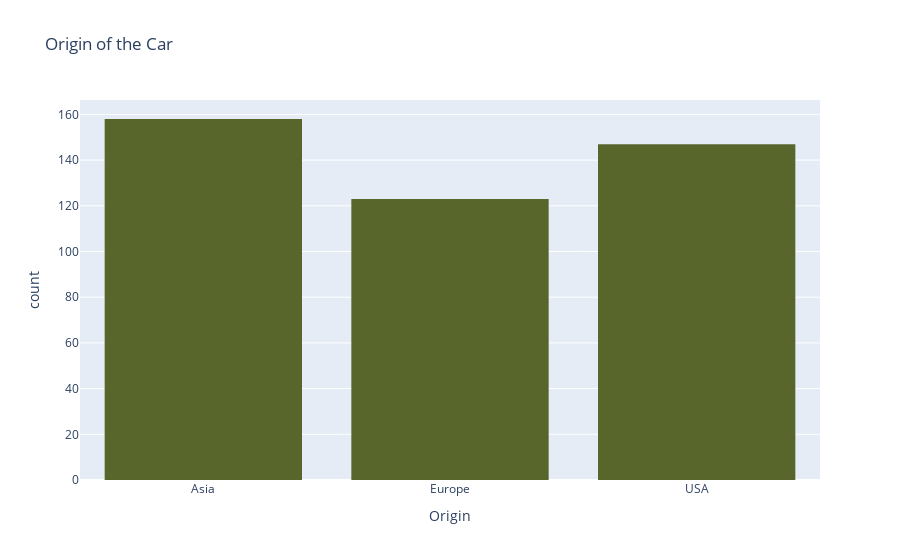

The notebook cell saved with this chart:
### Markdown cell above
The graph shows the number of models from each brand in the data set. Toyota has the highest count followed by Chevy and Mercedes-Benz. Hummer sits at the lowest count with inly one model, which makes sense since it is a rare car with very few models out there, on the other hand toyota is the largest car manufacturer in terms of volume, and sports a large selection of models. Other makes with low number of models include Isuzu, LR, Mini, Jeep, Scion and Oldsmobile

### Code cell
fig = px.histogram(df,x = "Origin", 
                  title = "Origin of the Car",
                  color_discrete_sequence= ['#58662C'])

fig.show()

### Figure 1 — Plotly figure (JSON) as saved in the notebook; plotly's stock layout.template omitted (floating-point values rounded to 4 significant figures; data arrays with more than 128 entries replaced by an {"elided": "..."} marker saying what was removed)
{"data": [{"alignmentgroup": "True", "bingroup": "x", "hovertemplate": "Origin=%{x}<br>count=%{y}<extra></extra>", "legendgroup": "", "marker": {"color": "#58662C", "pattern": {"shape": ""}}, "name": "", "offsetgroup": "", "orientation": "v", "showlegend": false, "type": "histogram", "x": {"elided": "428 str values"}, "xaxis": "x", "yaxis": "y"}], "layout": {"barmode": "relative", "legend": {"tracegroupgap": 0}, "title": {"text": "Origin of the Car"}, "xaxis": {"anchor": "y", "domain": [0, 1], "title": {"text": "Origin"}}, "yaxis": {"anchor": "x", "domain": [0, 1], "title": {"text": "count"}}}}
